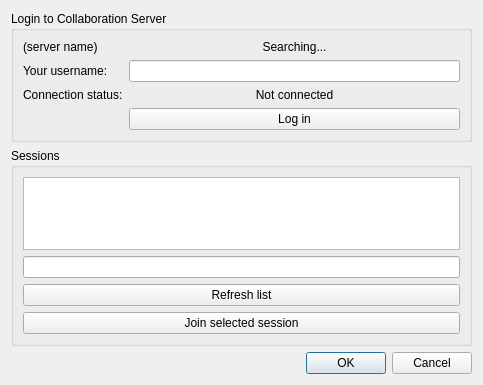
<?xml version="1.0" encoding="UTF-8"?>
<ui version="4.0">
 <class>SessionJoinDialog</class>
 <widget class="QDialog" name="SessionJoinDialog">
  <property name="geometry">
   <rect>
    <x>0</x>
    <y>0</y>
    <width>483</width>
    <height>385</height>
   </rect>
  </property>
  <property name="windowTitle">
   <string>Dialog</string>
  </property>
  <layout class="QVBoxLayout" name="verticalLayout">
   <item>
    <widget class="QGroupBox" name="groupBox">
     <property name="title">
      <string>Login to Collaboration Server</string>
     </property>
     <layout class="QFormLayout" name="formLayout">
      <item row="0" column="0">
       <widget class="QLabel" name="serverName">
        <property name="text">
         <string>(server name)</string>
        </property>
       </widget>
      </item>
      <item row="0" column="1">
       <widget class="QLabel" name="serverIP">
        <property name="text">
         <string>Searching...</string>
        </property>
        <property name="alignment">
         <set>Qt::AlignCenter</set>
        </property>
       </widget>
      </item>
      <item row="1" column="0">
       <widget class="QLabel" name="label_2">
        <property name="text">
         <string>Your username:</string>
        </property>
       </widget>
      </item>
      <item row="1" column="1">
       <widget class="QLineEdit" name="userName"/>
      </item>
      <item row="2" column="0">
       <widget class="QLabel" name="label_3">
        <property name="text">
         <string>Connection status:</string>
        </property>
       </widget>
      </item>
      <item row="2" column="1">
       <widget class="QLabel" name="connectionStatus">
        <property name="text">
         <string>Not connected</string>
        </property>
        <property name="alignment">
         <set>Qt::AlignCenter</set>
        </property>
       </widget>
      </item>
      <item row="3" column="1">
       <widget class="QPushButton" name="pushButton">
        <property name="text">
         <string>Log in</string>
        </property>
       </widget>
      </item>
     </layout>
    </widget>
   </item>
   <item>
    <widget class="QGroupBox" name="groupBox_2">
     <property name="title">
      <string>Sessions</string>
     </property>
     <layout class="QVBoxLayout" name="verticalLayout_2">
      <item>
       <widget class="QListWidget" name="sessionList"/>
      </item>
      <item>
       <widget class="QLineEdit" name="password"/>
      </item>
      <item>
       <widget class="QPushButton" name="refreshList">
        <property name="text">
         <string>Refresh list</string>
        </property>
       </widget>
      </item>
      <item>
       <widget class="QPushButton" name="joinSession">
        <property name="text">
         <string>Join selected session</string>
        </property>
       </widget>
      </item>
     </layout>
    </widget>
   </item>
   <item>
    <widget class="QDialogButtonBox" name="buttonBox">
     <property name="orientation">
      <enum>Qt::Horizontal</enum>
     </property>
     <property name="standardButtons">
      <set>QDialogButtonBox::Cancel|QDialogButtonBox::Ok</set>
     </property>
    </widget>
   </item>
  </layout>
 </widget>
 <resources/>
 <connections>
  <connection>
   <sender>buttonBox</sender>
   <signal>accepted()</signal>
   <receiver>SessionJoinDialog</receiver>
   <slot>accept()</slot>
   <hints>
    <hint type="sourcelabel">
     <x>248</x>
     <y>254</y>
    </hint>
    <hint type="destinationlabel">
     <x>157</x>
     <y>274</y>
    </hint>
   </hints>
  </connection>
  <connection>
   <sender>buttonBox</sender>
   <signal>rejected()</signal>
   <receiver>SessionJoinDialog</receiver>
   <slot>reject()</slot>
   <hints>
    <hint type="sourcelabel">
     <x>316</x>
     <y>260</y>
    </hint>
    <hint type="destinationlabel">
     <x>286</x>
     <y>274</y>
    </hint>
   </hints>
  </connection>
 </connections>
</ui>
